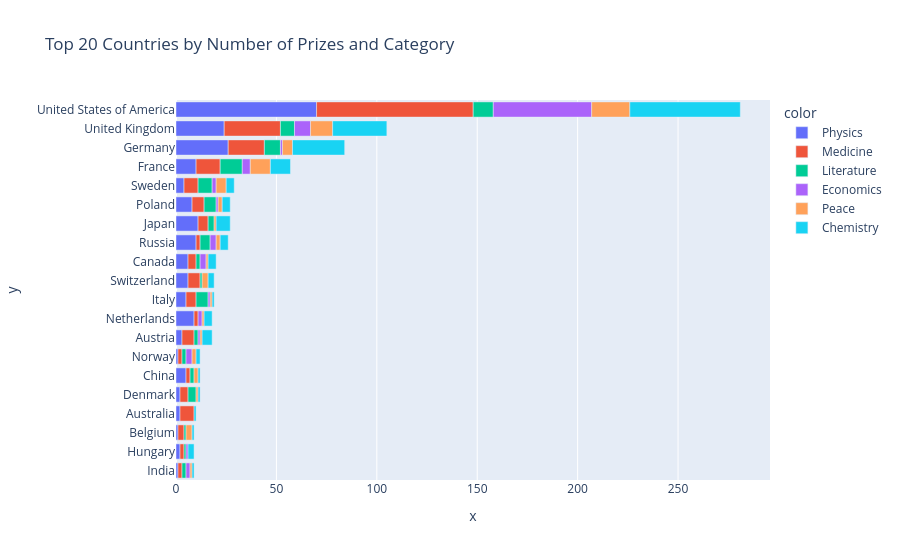

The notebook cell saved with this chart:
### Code cell
plt.figure(figsize=(10,8))

cat_cnry_bar = px.bar(x=merged_df.cat_prize, 
                      y=merged_df.birth_country_current, 
                      color=merged_df.category, 
                      orientation='h', 
                      title='Top 20 Countries by Number of Prizes and Category' 
                     )

cat_cnry_bar.show()

### Figure 1 — Plotly figure (JSON) as saved in the notebook; plotly's stock layout.template omitted (floating-point values rounded to 4 significant figures)
{"data": [{"hovertemplate": "color=Physics<br>x=%{x}<br>y=%{y}<extra></extra>", "legendgroup": "Physics", "marker": {"color": "#636efa", "pattern": {"shape": ""}}, "name": "Physics", "orientation": "h", "showlegend": true, "textposition": "auto", "type": "bar", "x": [1, 2, 1, 2, 2, 5, 1, 3, 9, 5, 6, 6, 10, 11, 8, 4, 10, 26, 24, 70], "xaxis": "x", "y": ["India", "Hungary", "Belgium", "Australia", "Denmark", "China", "Norway", "Austria", "Netherlands", "Italy", "Switzerland", "Canada", "Russia", "Japan", "Poland", "Sweden", "France", "Germany", "United Kingdom", "United States of America"], "yaxis": "y"}, {"hovertemplate": "color=Medicine<br>x=%{x}<br>y=%{y}<extra></extra>", "legendgroup": "Medicine", "marker": {"color": "#EF553B", "pattern": {"shape": ""}}, "name": "Medicine", "orientation": "h", "showlegend": true, "textposition": "auto", "type": "bar", "x": [2, 2, 3, 7, 4, 2, 2, 2, 6, 5, 6, 4, 2, 5, 6, 7, 12, 18, 28, 78], "xaxis": "x", "y": ["Hungary", "India", "Belgium", "Australia", "Denmark", "China", "Norway", "Netherlands", "Austria", "Italy", "Switzerland", "Canada", "Russia", "Japan", "Poland", "Sweden", "France", "Germany", "United Kingdom", "United States of America"], "yaxis": "y"}, {"hovertemplate": "color=Literature<br>x=%{x}<br>y=%{y}<extra></extra>", "legendgroup": "Literature", "marker": {"color": "#00cc96", "pattern": {"shape": ""}}, "name": "Literature", "orientation": "h", "showlegend": true, "textposition": "auto", "type": "bar", "x": [2, 1, 1, 4, 2, 2, 2, 1, 6, 2, 5, 6, 3, 7, 11, 8, 7, 10], "xaxis": "x", "y": ["India", "Belgium", "Hungary", "Denmark", "Norway", "China", "Austria", "Switzerland", "Italy", "Canada", "Russia", "Poland", "Japan", "Sweden", "France", "Germany", "United Kingdom", "United States of America"], "yaxis": "y"}, {"hovertemplate": "color=Economics<br>x=%{x}<br>y=%{y}<extra></extra>", "legendgroup": "Economics", "marker": {"color": "#ab63fa", "pattern": {"shape": ""}}, "name": "Economics", "orientation": "h", "showlegend": true, "textposition": "auto", "type": "bar", "x": [2, 1, 3, 2, 1, 1, 3, 3, 1, 2, 4, 1, 8, 49], "xaxis": "x", "y": ["India", "Hungary", "Norway", "Netherlands", "Austria", "Italy", "Canada", "Russia", "Poland", "Sweden", "France", "Germany", "United Kingdom", "United States of America"], "yaxis": "y"}, {"hovertemplate": "color=Peace<br>x=%{x}<br>y=%{y}<extra></extra>", "legendgroup": "Peace", "marker": {"color": "#FFA15A", "pattern": {"shape": ""}}, "name": "Peace", "orientation": "h", "showlegend": true, "textposition": "auto", "type": "bar", "x": [3, 1, 2, 2, 1, 1, 1, 1, 3, 1, 2, 1, 2, 5, 10, 5, 11, 19], "xaxis": "x", "y": ["Belgium", "India", "Norway", "China", "Denmark", "Austria", "Netherlands", "Italy", "Switzerland", "Canada", "Russia", "Japan", "Poland", "Sweden", "France", "Germany", "United Kingdom", "United States of America"], "yaxis": "y"}, {"hovertemplate": "color=Chemistry<br>x=%{x}<br>y=%{y}<extra></extra>", "legendgroup": "Chemistry", "marker": {"color": "#19d3f3", "pattern": {"shape": ""}}, "name": "Chemistry", "orientation": "h", "showlegend": true, "textposition": "auto", "type": "bar", "x": [3, 1, 1, 1, 2, 1, 1, 4, 5, 1, 3, 4, 4, 7, 4, 4, 10, 26, 27, 55], "xaxis": "x", "y": ["Hungary", "Belgium", "India", "Australia", "Norway", "Denmark", "China", "Netherlands", "Austria", "Italy", "Switzerland", "Canada", "Russia", "Japan", "Poland", "Sweden", "France", "Germany", "United Kingdom", "United States of America"], "yaxis": "y"}], "layout": {"autosize": true, "barmode": "relative", "legend": {"title": {"text": "color"}, "tracegroupgap": 0}, "title": {"text": "Top 20 Countries by Number of Prizes and Category"}, "xaxis": {"anchor": "y", "autorange": true, "domain": [0, 1], "range": [0, 295.8], "title": {"text": "x"}, "type": "linear"}, "yaxis": {"anchor": "x", "autorange": true, "domain": [0, 1], "range": [-0.5, 19.5], "title": {"text": "y"}, "type": "category"}}}
